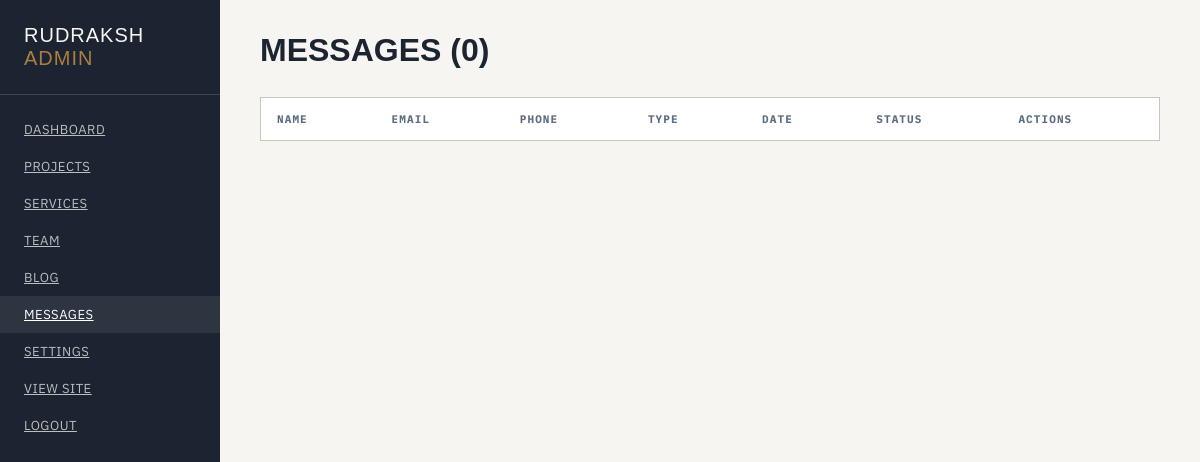
The page /admin/messages (signed in) on the database as committed earlier.
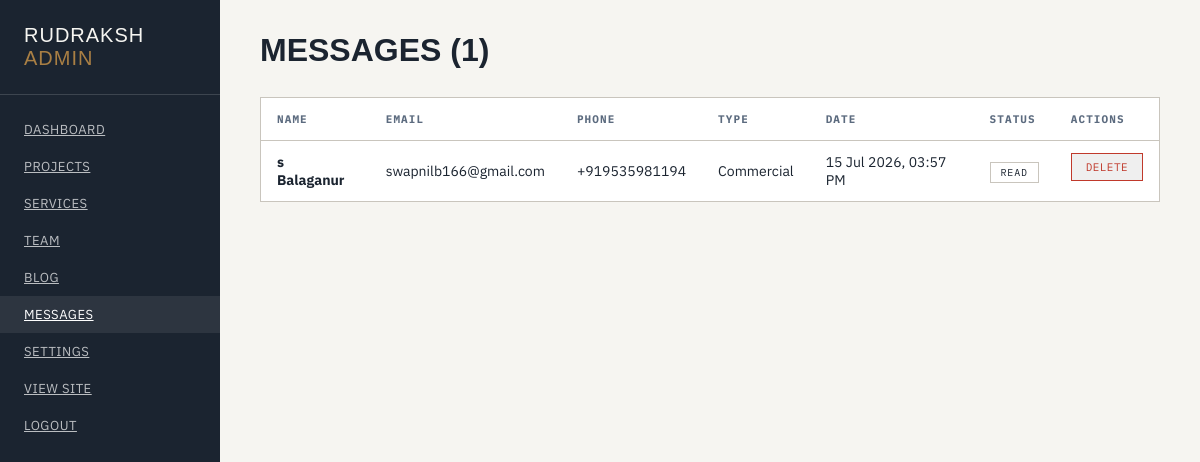
The same page on the database as committed later.
### app/models.py (models this page shows)
class ContactMessage(db.Model):
    id = db.Column(db.Integer, primary_key=True)
    name = db.Column(db.String(200), nullable=False)
    email = db.Column(db.String(200), nullable=False)
    phone = db.Column(db.String(50))
    project_type = db.Column(db.String(100))
    details = db.Column(db.Text)
    is_read = db.Column(db.Boolean, default=False)
    created_at = db.Column(db.DateTime, default=datetime.utcnow)

### app/routes/admin.py (the view)
@admin_bp.route('/messages')
@login_required
def messages():
    all_messages = ContactMessage.query.order_by(ContactMessage.created_at.desc()).all()
    return render_template('admin/messages.html', messages=all_messages)

### app/models.py (called while the page is built)
@login_manager.user_loader
def load_user(user_id):
    return User.query.get(int(user_id))

    @classmethod
    def get(cls, key, default=''):
        setting = cls.query.filter_by(key=key).first()
        return setting.value if setting else default

### app/templates/admin/messages.html (shortened to what this page needs)
{% extends "admin/base.html" %}
{% block content %}
<div class="page-header">
  <h1>Messages ({{ messages | length }})</h1>
</div>
<table class="admin-table">
  <thead>
    <tr><th>Name</th><th>Email</th><th>Phone</th><th>Type</th><th>Date</th><th>Status</th><th>Actions</th></tr>
  </thead>
  <tbody>
    {% for msg in messages %}
    <tr class="{% if not msg.is_read %}unread-row{% endif %}">
      <td><strong>{{ msg.name }}</strong></td>
      <td>{{ msg.email }}</td>
      <td>{{ msg.phone or '-' }}</td>
      <td>{{ msg.project_type }}</td>
      <td>{{ msg.created_at.strftime('%d %b %Y, %I:%M %p') }}</td>
      <td>{% if msg.is_read %}<span class="badge">Read</span>{% else %}<span class="badge unread">Unread</span>{% endif %}</td>
      <td class="actions">
        <form method="POST" action="{{ url_for('admin.message_delete', id=msg.id) }}" style="display:inline;">
          <button type="submit" class="btn-sm danger" onclick="return confirm('Delete this message?')">Delete</button>
        </form>
      </td>
    </tr>
    {% endfor %}
  </tbody>
</table>
{% endblock %}

### app/templates/admin/base.html (shortened to what this page needs)
<!DOCTYPE html>
<html lang="en">
<head>
<link rel="stylesheet" href="{{ url_for('static', filename='css/admin.css') }}">
</head>
<body>
<div class="admin-layout">
  <aside class="admin-sidebar">
    <div class="sidebar-brand">RUDRAKSH <span>ADMIN</span></div>
    <nav class="sidebar-nav">
      <a href="{{ url_for('admin.dashboard') }}" class="{% if request.endpoint == 'admin.dashboard' %}active{% endif %}">Dashboard</a>
      <a href="{{ url_for('admin.projects') }}" class="{% if request.endpoint and request.endpoint.startswith('admin.project') %}active{% endif %}">Projects</a>
      <a href="{{ url_for('admin.services') }}" class="{% if request.endpoint and request.endpoint.startswith('admin.service') %}active{% endif %}">Services</a>
      <a href="{{ url_for('admin.team') }}" class="{% if request.endpoint and request.endpoint.startswith('admin.team') %}active{% endif %}">Team</a>
      <a href="{{ url_for('admin.blog') }}" class="{% if request.endpoint and request.endpoint.startswith('admin.blog') %}active{% endif %}">Blog</a>
      <a href="{{ url_for('admin.messages') }}" class="{% if request.endpoint and request.endpoint.startswith('admin.message') %}active{% endif %}">Messages</a>
      <a href="{{ url_for('admin.settings') }}" class="{% if request.endpoint == 'admin.settings' %}active{% endif %}">Settings</a>
      <a href="{{ url_for('main.index') }}" target="_blank">View Site</a>
      <a href="{{ url_for('admin.logout') }}">Logout</a>
    </nav>
  </aside>
  <main class="admin-main">
    {% block content %}{% endblock %}
  </main>
</div>
</body>
</html>

### app/static/css/admin.css (style rules this page uses)
:root { --ink: #1B2430; --paper: #F6F5F1; --line: #C9C5BD; --brass: #A97F44; --steel: #2E3B4E; --steel-soft: #5C6B7F; --white: #FFFFFF; --red: #c0392b; --green: #27ae60; }
* { margin:0;padding:0;box-sizing:border-box; }
body { font-family: 'IBM Plex Sans', sans-serif; font-size: 15px; color: var(--ink); background: var(--paper); }
.admin-layout { display:flex;min-height:100vh; }
.admin-sidebar { width: 220px; background: var(--ink); color: var(--paper); padding: 24px 0; flex-shrink: 0; }
.sidebar-brand { font-family: 'Big Shoulders Display', sans-serif; font-size: 20px; letter-spacing: 0.05em; padding: 0 24px 24px; border-bottom: 1px solid rgba(255,255,255,0.15); margin-bottom: 16px; }
.sidebar-brand span { color: var(--brass); }
.sidebar-nav { display:flex;flex-direction:column; }
.sidebar-nav a { color: rgba(255,255,255,0.7); padding: 10px 24px; font-size: 13px; letter-spacing: 0.04em; text-transform: uppercase; transition: all .2s ease; }
.sidebar-nav a:hover, .sidebar-nav a.active { background: rgba(255,255,255,0.08); color: var(--white); }
.admin-main { flex: 1; padding: 32px 40px; overflow-x: auto; }
.page-header { display: flex; justify-content: space-between; align-items: center; margin-bottom: 28px; flex-wrap: wrap; gap: 16px; }
.page-header h1 { font-family: 'Big Shoulders Display', sans-serif; font-size: 32px; text-transform: uppercase; }
.btn, .btn-primary, .btn-sm { font-family: 'IBM Plex Mono', monospace; font-size: 12px; letter-spacing: 0.04em; text-transform: uppercase; padding: 10px 20px; border: 1px solid var(--ink); display: inline-flex; align-items: center; gap: 8px; cursor: pointer; transition: all .2s ease; text-decoration: none; color: var(--ink); }
.btn-sm { padding: 6px 14px; font-size: 11px; }
.btn-sm.danger { color: var(--red);border-color:var(--red); }
.admin-table { width: 100%; border-collapse: collapse; border: 1px solid var(--line); background: var(--white); }
.admin-table th { font-family: 'IBM Plex Mono', monospace; font-size: 11px; letter-spacing: 0.1em; text-transform: uppercase; color: var(--steel-soft); text-align: left; padding: 14px 16px; border-bottom: 1px solid var(--line); background: var(--paper-dim); }
.admin-table td { padding: 12px 16px; border-bottom: 1px solid var(--line); font-size: 14px; }
.admin-table tr:last-child td { border-bottom:none; }
.admin-table .actions { display: flex; gap: 8px; align-items: center; }
.badge { font-family: 'IBM Plex Mono', monospace; font-size: 10px; letter-spacing: 0.08em; text-transform: uppercase; padding: 3px 10px; background: var(--paper-dim); border: 1px solid var(--line); }

Rows that differ between the two databases and show on the page:
added ContactMessage: name "s Balaganur", email "swapnilb166@gmail.com", phone "+919535981194", project_type "Commercial", created_at "15 Jul 2026, 03:57 PM", is_read "READ"
Other text that changed with them:
{{ messages | length }}: "0" → "1"
